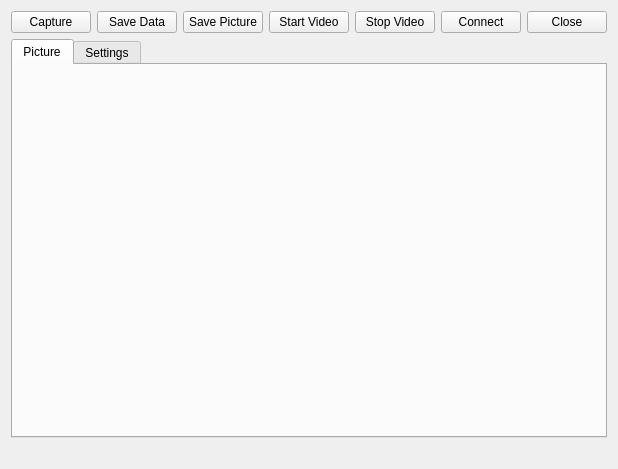
<?xml version="1.0" encoding="UTF-8"?>
<ui version="4.0">
 <class>DialogCameraSMX</class>
 <widget class="QWidget" name="DialogCameraSMX">
  <property name="geometry">
   <rect>
    <x>0</x>
    <y>0</y>
    <width>587</width>
    <height>469</height>
   </rect>
  </property>
  <property name="windowTitle">
   <string>Form</string>
  </property>
  <layout class="QGridLayout" name="gridLayout">
   <item row="0" column="0">
    <layout class="QHBoxLayout" name="horizontalLayout">
     <item>
      <widget class="QPushButton" name="pushButtonCapture">
       <property name="text">
        <string>Capture</string>
       </property>
      </widget>
     </item>
     <item>
      <widget class="QPushButton" name="pushButtonSaveData">
       <property name="text">
        <string>Save Data</string>
       </property>
      </widget>
     </item>
     <item>
      <widget class="QPushButton" name="pushButtonSavePicture">
       <property name="text">
        <string>Save Picture</string>
       </property>
      </widget>
     </item>
     <item>
      <widget class="QPushButton" name="pushButtonStartVideo">
       <property name="text">
        <string>Start Video</string>
       </property>
      </widget>
     </item>
     <item>
      <widget class="QPushButton" name="pushButtonStopVideo">
       <property name="text">
        <string>Stop Video</string>
       </property>
      </widget>
     </item>
     <item>
      <spacer name="horizontalSpacer">
       <property name="orientation">
        <enum>Qt::Horizontal</enum>
       </property>
       <property name="sizeHint" stdset="0">
        <size>
         <width>40</width>
         <height>20</height>
        </size>
       </property>
      </spacer>
     </item>
     <item>
      <widget class="QPushButton" name="pushButtonConnectCamera">
       <property name="text">
        <string>Connect</string>
       </property>
      </widget>
     </item>
     <item>
      <widget class="QPushButton" name="pushButtonClose">
       <property name="text">
        <string>Close</string>
       </property>
      </widget>
     </item>
    </layout>
   </item>
   <item row="1" column="0">
    <widget class="QTabWidget" name="tabWidget">
     <property name="currentIndex">
      <number>0</number>
     </property>
     <widget class="QWidget" name="tab">
      <attribute name="title">
       <string>Picture</string>
      </attribute>
      <layout class="QGridLayout" name="gridLayout_3">
       <item row="0" column="0">
        <widget class="QCameraImage" name="widgetCameraImage" native="true"/>
       </item>
      </layout>
     </widget>
     <widget class="QWidget" name="tab_2">
      <attribute name="title">
       <string>Settings</string>
      </attribute>
      <layout class="QGridLayout" name="gridLayout_2">
       <item row="0" column="0">
        <widget class="WidgetCameraSMXSettings" name="widgetCameraSettings" native="true"/>
       </item>
      </layout>
     </widget>
    </widget>
   </item>
   <item row="2" column="0">
    <widget class="QLabel" name="labelCameraMessage">
     <property name="text">
      <string/>
     </property>
    </widget>
   </item>
  </layout>
 </widget>
 <customwidgets>
  <customwidget>
   <class>WidgetCameraSMXSettings</class>
   <extends>QWidget</extends>
   <header>WidgetCameraSMXSettings.h</header>
   <container>1</container>
  </customwidget>
  <customwidget>
   <class>QCameraImage</class>
   <extends>QWidget</extends>
   <header>QCameraImage.h</header>
   <container>1</container>
  </customwidget>
 </customwidgets>
 <resources/>
 <connections/>
</ui>
